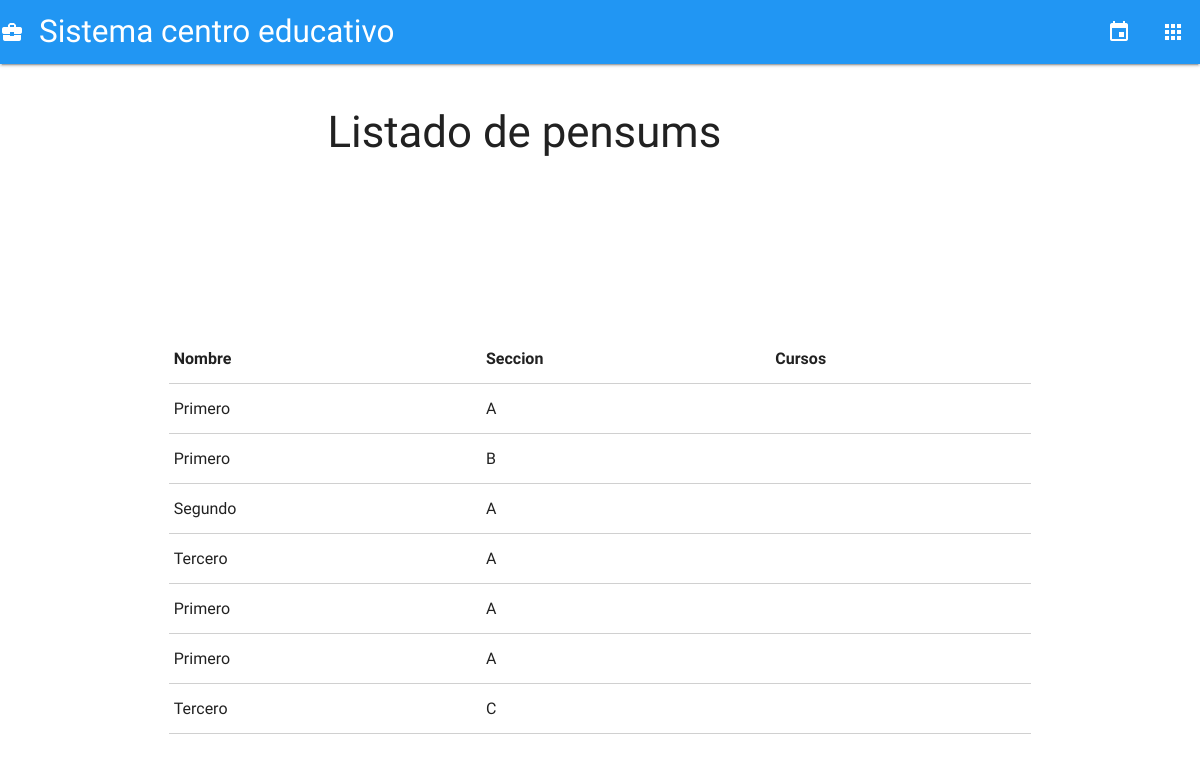
Page /ver/ on the earlier database version.
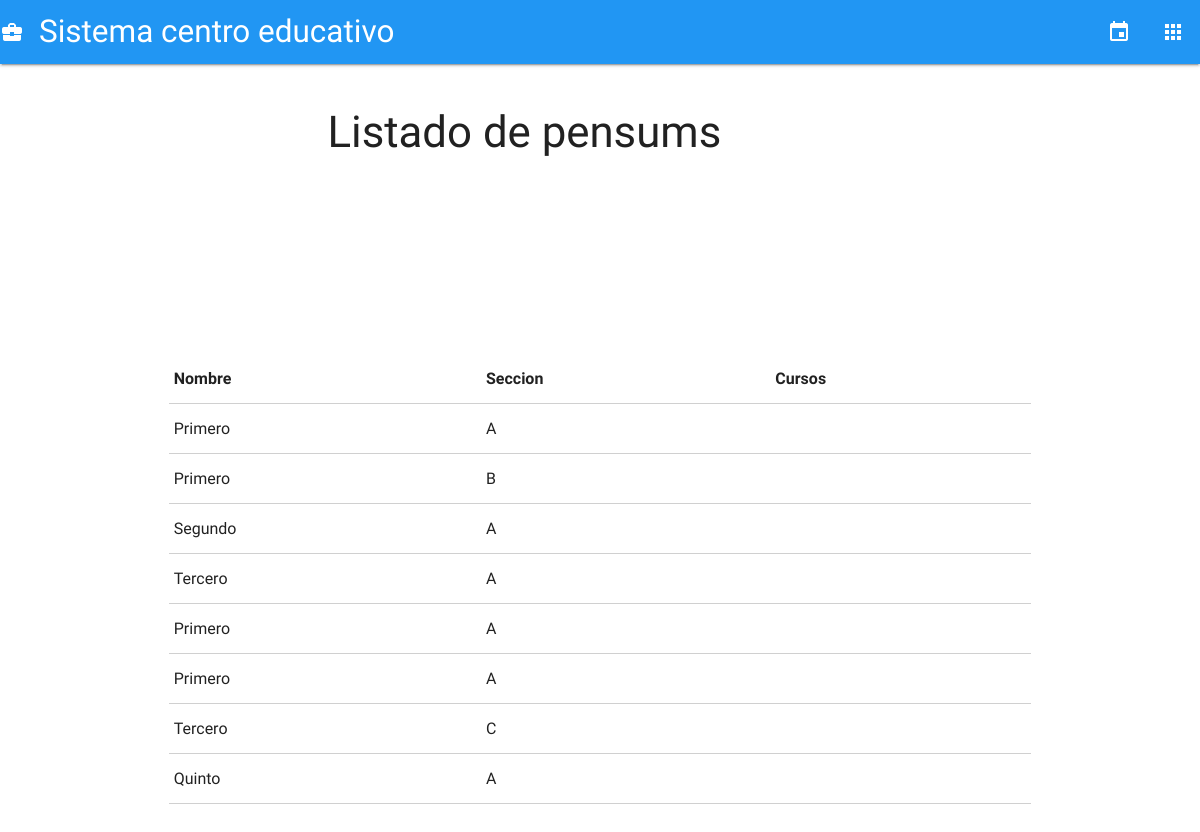
Same page on the later database version.
### notas/models.py (models this page shows, shortened)
class Grado(models.Model):
    nombre    = models.CharField(max_length=30)
    seccion = models.CharField(max_length=4)
    cursos   = models.ManyToManyField(Curso, through='Pensum')

### notas/views.py (the view)
# urls.py: url(r'^ver/$', views.ver, name='url_ver'),
def ver(request):
    pensums = Grado.objects.filter()
    return render(request, 'notas/show.html',{'pensums': pensums})

### notas/templates/notas/show.html (shortened to what this page needs)
{% extends 'notas/base.html' %}
{% block content %}
  <div class="row center-align">
    <br>
    <div class="row">
      <div class="col l6 offset-l2">
        <h3>Listado de pensums</h3>
      </div>
    </div>
    <div class="col l12">
      <table class="bordered highlight">
        <thead >
          <tr>
              <th>Nombre</th>
              <th>Seccion</th>
              <th>Cursos</th>
          </tr>
        </thead>
        {% for p in pensums %}
          <div class="row">
            <tr>
              <td>{{p.nombre}}</td>
              <td>{{p.seccion}}</td>
              <td>{{p.cursos.nombre}}</td>
            </tr>
          </div>
        {% endfor %}
      </table>
    </div>
  </div>
{% endblock content %}

Differences in the rows shown:
added Grado: nombre "Quinto", seccion "A"
